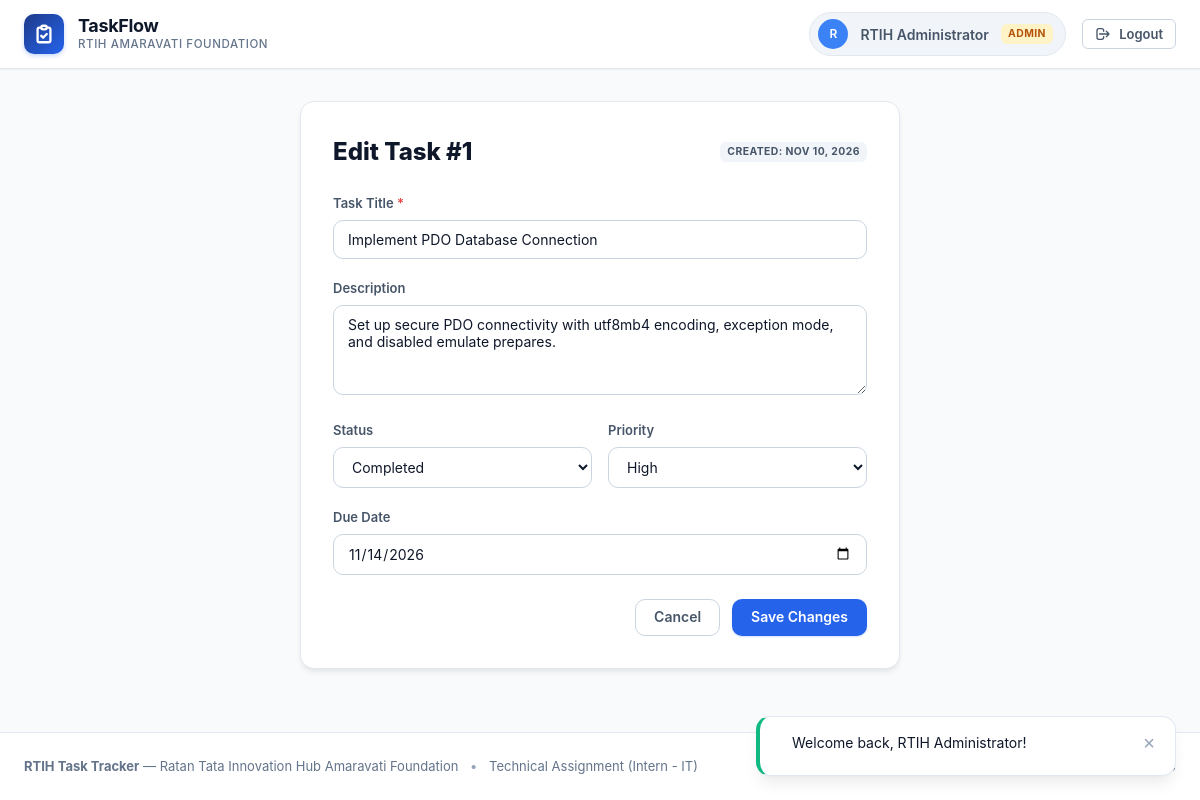
The app's page /task_edit.php?id=1 (signed in) with its own data.
### tables this page shows
CREATE TABLE `tasks` (
  `id` INT UNSIGNED NOT NULL AUTO_INCREMENT,
  `user_id` INT UNSIGNED NOT NULL,
  `title` VARCHAR(255) NOT NULL,
  `description` TEXT NULL,
  `status` ENUM('Pending', 'In Progress', 'Completed') NOT NULL DEFAULT 'Pending',
  `priority` ENUM('Low', 'Medium', 'High', 'Urgent') NOT NULL DEFAULT 'Medium',
  `due_date` DATE NULL,
  `created_at` TIMESTAMP NOT NULL DEFAULT CURRENT_TIMESTAMP,
  `updated_at` TIMESTAMP NOT NULL DEFAULT CURRENT_TIMESTAMP ON UPDATE CURRENT_TIMESTAMP,
  PRIMARY KEY (`id`),
  KEY `idx_tasks_user_id` (`user_id`),
  KEY `idx_tasks_status` (`status`),
  KEY `idx_tasks_priority` (`priority`),
  KEY `idx_tasks_created_at` (`created_at`),
  CONSTRAINT `fk_tasks_user` FOREIGN KEY (`user_id`) REFERENCES `users` (`id`) ON DELETE CASCADE ON UPDATE CASCADE
);

### includes/auth.php (called while the page is built, shortened)
<?php
function is_logged_in() {
    return !empty($_SESSION['user_id']);
}
function current_user_id() {
    return $_SESSION['user_id'] ?? null;
}
function is_admin() {
    return (!empty($_SESSION['user_role']) && $_SESSION['user_role'] === 'admin');
}
function authorize_task_access($taskId, $pdo = null) {
    $userId = current_user_id();
    $isAdmin = is_admin();
    if ($isAdmin) {
        $stmt = $pdo->prepare("SELECT t.*, u.name as owner_name, u.email as owner_email FROM tasks t JOIN users u ON t.user_id = u.id WHERE t.id = :id LIMIT 1");
        $stmt->execute([':id' => $taskId]);
    } else {
        $stmt = $pdo->prepare("SELECT t.*, u.name as owner_name, u.email as owner_email FROM tasks t JOIN users u ON t.user_id = u.id WHERE t.id = :id AND t.user_id = :user_id LIMIT 1");
        $stmt->execute([':id' => $taskId, ':user_id' => $userId]);
    }
    return $stmt->fetch();
}

### includes/helpers.php (called while the page is built, shortened)
<?php
function e($value) {
    return htmlspecialchars((string)$value, ENT_QUOTES | ENT_SUBSTITUTE, 'UTF-8');
}
function format_date($timestamp, $showTime = false) {
    $time = strtotime($timestamp);
    return date($showTime ? 'M d, Y · h:i A' : 'M d, Y', $time);
}

### task_edit.php (the view, shortened to what this page needs)
<?php
require_once __DIR__ . '/includes/auth.php';
require_once __DIR__ . '/includes/helpers.php';
require_once __DIR__ . '/includes/flash.php';
$pdo = get_db_connection();
$taskId = (int)($_GET['id'] ?? 0);
$task = authorize_task_access($taskId, $pdo);
require_once __DIR__ . '/includes/header.php';
?>
<div class="app-container" style="padding-top: 2rem; padding-bottom: 3rem;">
    <div style="max-width: 600px; margin: 0 auto; background: var(--bg-surface); border: 1px solid var(--border-light); border-radius: var(--radius-lg); padding: 2rem; box-shadow: var(--shadow-md);">
        <div style="display:flex; justify-content:space-between; align-items:center; margin-bottom: 1.5rem;">
            <h2 style="font-size: 1.5rem; font-weight: 800;">Edit Task #<?= $taskId; ?></h2>
            <span class="role-tag" style="background:var(--bg-subtle); color:var(--text-secondary);">
                Created: <?= format_date($task['created_at']); ?>
            </span>
        </div>
        <form action="task_edit.php" method="POST" onsubmit="return validateTaskForm(this);">
            <div class="form-group">
                <label class="form-label required" for="editTitle">Task Title</label>
                <input type="text" name="title" id="editTitle" class="form-control" value="<?= e($task['title']); ?>" required maxlength="255">
            </div>
            <div class="form-group">
                <label class="form-label" for="editDesc">Description</label>
                <textarea name="description" id="editDesc" class="form-control" rows="4"><?= e($task['description']); ?></textarea>
            </div>
            <div class="form-row">
                <div class="form-group">
                    <label class="form-label" for="editStatus">Status</label>
                    <select name="status" id="editStatus" class="form-control">
                        <option value="Completed" <?= $task['status'] === 'Completed' ? 'selected' : ''; ?>>Completed</option>
                    </select>
                </div>
                <div class="form-group">
                    <label class="form-label" for="editPriority">Priority</label>
                    <select name="priority" id="editPriority" class="form-control">
                        <option value="High" <?= ($task['priority'] ?? '') === 'High' ? 'selected' : ''; ?>>High</option>
                    </select>
                </div>
            </div>
            <div class="form-group">
                <label class="form-label" for="editDueDate">Due Date</label>
                <input type="date" name="due_date" id="editDueDate" class="form-control" value="<?= e($task['due_date'] ?? ''); ?>">
            </div>
            <div style="display:flex; justify-content: flex-end; gap: 0.75rem; margin-top: 1.5rem;">
                <a href="index.php" class="btn btn-secondary">Cancel</a>
                <button type="submit" class="btn btn-primary">Save Changes</button>
            </div>
        </form>
    </div>
</div>
<?php require_once __DIR__ . '/includes/footer.php'; ?>

### assets/css/app.css (style rules this page uses)
:root { --font-sans: -apple-system, BlinkMacSystemFont, "Segoe UI", Roboto, "Inter", "Helvetica Neue", Arial, sans-serif; --font-mono: ui-monospace, SFMono-Regular, Menlo, Monaco, Consolas, monospace; --bg-app: #f8fafc; --bg-surface: #ffffff; --bg-subtle: #f1f5f9; --bg-muted: #e2e8f0; --border-light: #e2e8f0; --border-medium: #cbd5e1; --border-dark: #94a3b8; --text-primary: #0f172a; --text-secondary: #475569; --text-muted: #64748b; --text-subtle: #94a3b8; --primary-50: #eff6ff; --primary-100: #dbeafe; --primary-500: #2563eb; --primary-600: #1d4ed8; --primary-700: #1e40af; --primary-focus: rgba(37, 99, 235, 0.25); --pending-bg: #fffbeb; --pending-text: #b45309; --pending-border: #fde68a; --pending-dot: #f59e0b; --progress-bg: #eff6ff; --progress-text: #1d4ed8; --progress-border: #bfdbfe; --progress-dot: #3b82f6; --completed-bg: #ecfdf5; --completed-text: #047857; --completed-border: #a7f3d0; --completed-dot: #10b981; --danger-50: #fef2f2; --danger-500: #ef4444; --danger-600: #dc2626; --shadow-sm: 0 1px 2px 0 rgba(0, 0, 0, 0.05); --shadow-md: 0 4px 6px -1px rgba(0, 0, 0, 0.07), 0 2px 4px -2px rgba(0, 0, 0, 0.05); --shadow-lg: 0 10px 15px -3px rgba(0, 0, 0, 0.08), 0 4px 6px -4px rgba(0, 0, 0, 0.04); --shadow-xl: 0 20px 25px -5px rgba(0, 0, 0, 0.1), 0 8px 10px -6px rgba(0, 0, 0, 0.05); --radius-sm: 6px; --radius-md: 10px; --radius-lg: 14px; --radius-full: 9999px; --transition-fast: 150ms cubic-bezier(0.4, 0, 0.2, 1); --transition-normal: 200ms cubic-bezier(0.4, 0, 0.2, 1); }
*, *::before, *::after { box-sizing: border-box; margin: 0; padding: 0; }
html { font-size: 16px; -webkit-font-smoothing: antialiased; -moz-osx-font-smoothing: grayscale; }
body { font-family: var(--font-sans); background-color: var(--bg-app); color: var(--text-primary); line-height: 1.5; min-height: 100vh; display: flex; flex-direction: column; }
.app-container { max-width: 1240px; margin: 0 auto; padding: 0 1.5rem; width: 100%; }
.role-tag { font-size: 0.65rem; font-weight: 700; text-transform: uppercase; padding: 0.15rem 0.45rem; border-radius: var(--radius-sm); letter-spacing: 0.04em; }
.btn { display: inline-flex; align-items: center; justify-content: center; gap: 0.5rem; font-size: 0.875rem; font-weight: 600; padding: 0.55rem 1.125rem; border-radius: var(--radius-md); cursor: pointer; text-decoration: none; border: 1px solid transparent; transition: all var(--transition-fast); font-family: inherit; line-height: 1.25; }
.btn-primary { background: var(--primary-500); color: #ffffff; box-shadow: 0 1px 2px rgba(37, 99, 235, 0.2); }
.btn-secondary { background: var(--bg-surface); border-color: var(--border-medium); color: var(--text-secondary); }
.form-group { margin-bottom: 1.25rem; }
.form-label { display: block; font-size: 0.8125rem; font-weight: 600; color: var(--text-secondary); margin-bottom: 0.4rem; }
.form-label.required::after { content: " *"; color: var(--danger-500); }
.form-control { width: 100%; padding: 0.625rem 0.875rem; font-size: 0.875rem; font-family: inherit; color: var(--text-primary); background: #ffffff; border: 1px solid var(--border-medium); border-radius: var(--radius-md); transition: all var(--transition-fast); }
.form-row { display: grid; grid-template-columns: 1fr 1fr; gap: 1rem; }

### records on screen
tasks: created_at "NOV 10, 2026", title "Implement PDO Database Connection", description "Set up secure PDO connectivity with utf8mb4 encoding, exception mode, and disabled emulate prepares.", status "Completed", priority "High", due_date "11/14/2026"

### other values on screen
APP_NAME "TaskFlow"
substr($currentUser['name'], 0, 1) "R"
$currentUser['name'] "RTIH Administrator"
$currentUser['role'] "ADMIN"
$taskId "1"
$text "Welcome back, RTIH Administrator!"
